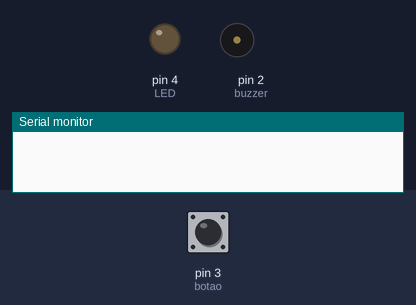
The sketch below on a simulated Arduino Uno, built with avr-gcc and run on an emulated ATmega328P. On the bench: output pins drawn as LEDs (lit = HIGH), buzzer (waves = sounding), the last lines printed to the serial monitor. Inputs (shaded band) come from the test bench; at power-on: pin 3 (botao) HIGH. Not simulated (calls return 0 or success): arduino_secrets.h.

Above: at 1.2 s.
1.3 s: pin 3 (botao) pulled LOW for 0.15 s
At 1.52 s:
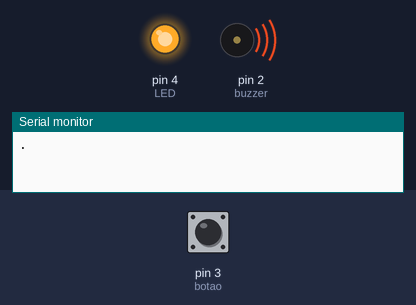
3.0 s: pin 3 (botao) pulled LOW for 1 s
Timing chart, 0 to 6.0 s (numbered marks = the images above; inputs shaded):
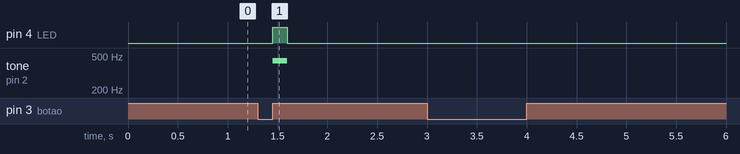

Measured:
- after the input at 1.3 s, pin 4 (LED): LOW → HIGH after 0.15 s, → LOW 0.15 s later; tone on pin 2 (buzzer): silent → 440 Hz after 0.15 s, → silent 0.15 s later

The sketch:

MORSE.ino
```cpp
#include "arduino_secrets.h"

/* As trÃªs primeiras linhas definem as constantes para os pinos
   utilizados para o botÃ£o, o buzzer e o LED. Esses valores nÃ£o
   mudarÃ£o durante a execuÃ§Ã£o do programa.
*/
#define buzzer 2
#define botao 3
#define LED 4


/* As duas linhas seguintes definem as variÃ¡veis booleanas para
   o estado atual do botÃ£o e o estado anterior do botÃ£o.
*/
bool estado_atual_botao;
bool estado_anterior_botao;

/*  O tempo em que o botÃ£o foi pressionado e liberado tambÃ©m Ã© mantido em
    variÃ¡veis do tipo unsigned long (Armazena valores positivos de 0 a 4.294.967.295 bilhÃµes).
*/
unsigned long tempo_pressionar_botao;
unsigned long tempo_soltar_botao;
unsigned long duracao_botao;

void setup() {
  pinMode(botao, INPUT_PULLUP);
  pinMode(buzzer, OUTPUT);
  pinMode(LED, OUTPUT);
  Serial.begin(9600);
}

void loop() {
  /* A primeira linha lÃª o estado atual do botÃ£o.
  */
  estado_atual_botao = digitalRead(botao);

  /* As linhas seguintes verificam se houve mudanÃ§a no estado do botÃ£o.
  */
  if (estado_atual_botao != estado_anterior_botao) {
    /* Se sim, elas atualizam o tempo em que o botÃ£o foi pressionado ou
      liberado, dependendo do estado atual do botÃ£o.
    */
    if (estado_atual_botao == LOW) {
      tempo_pressionar_botao = millis();
    }
    /* Se o botÃ£o foi liberado, o tempo entre o pressionamento e a
      liberaÃ§Ã£o do botÃ£o Ã© calculado em milissegundos.
    */
    else {
      tempo_soltar_botao = millis();
      duracao_botao = tempo_soltar_botao - tempo_pressionar_botao;

      /* Se o tempo de duraÃ§Ã£o estiver entre 5 e 200 milissegundos,
        um ponto Ã© enviado para a funÃ§Ã£o imprimir e ativar o LED e buzzer.
      */
      if (duracao_botao >= 5 && duracao_botao < 200) {
        codigo(".");

        /* Se o tempo de duraÃ§Ã£o estiver entre 200 e 800 milissegundos,
          um traÃ§o Ã© enviado para a funÃ§Ã£o imprimir e ativar o LED e buzzer.
        */
      }
      if (duracao_botao >= 200 && duracao_botao < 800) {
        codigo("-");
        /* Se o tempo de duraÃ§Ã£o estiver entre 800 e 1500 milissegundos,
          um espaÃ§o Ã© impresso no monitor serial.
        */
      }
      if (duracao_botao >= 800 && duracao_botao < 1500) {
        Serial.print(" ");
        /* Se o tempo de duraÃ§Ã£o estiver entre 1500 e 2500 milissegundos,
          uma barra Ã© impressa no monitor serial.
        */
      }
      if (duracao_botao >= 1500 && duracao_botao < 2500) {
        Serial.print(" / ");
        /* Se o tempo de duraÃ§Ã£o for maior ou igual que 2500 milissegundos,
          pula linha no monitor serial.
        */
      }
      if (duracao_botao >= 2500) {
        Serial.println(" ");
      }
    }
  }

  /* Por fim, a variÃ¡vel estado_anterior_botao Ã© atualizada
    para refletir o estado atual do botÃ£o
  */
  estado_anterior_botao = estado_atual_botao;
}

void codigo(String simbolo) {
  Serial.print(simbolo);
  digitalWrite(LED, HIGH);
  tone(buzzer, 440, duracao_botao);
  delay(duracao_botao);
  digitalWrite(LED, LOW);
}
```
